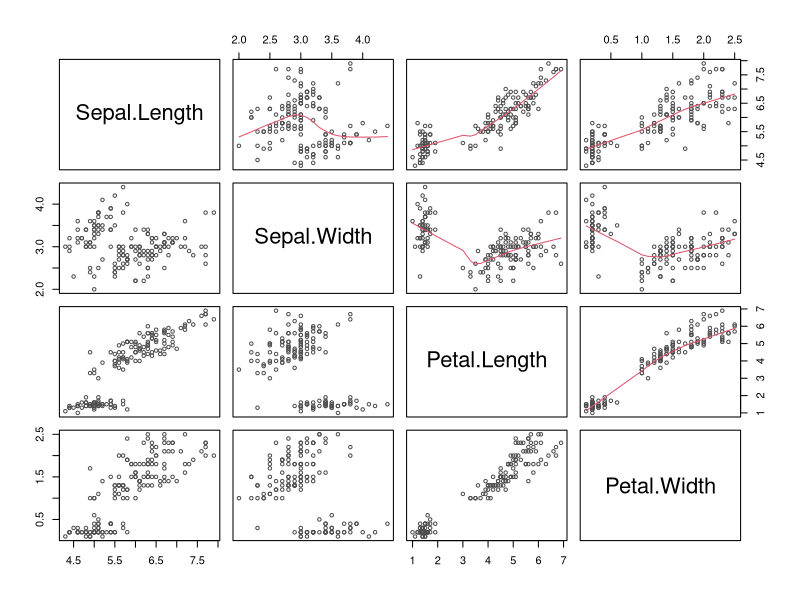

The R source for this figure:
data(iris)
plot(iris[,1:4], pch = 1, cex = 0.7, col = "grey30", upper.panel = panel.smooth)
sapply(iris, class)
as.matrix(iris[1:10,-5])
iris$Species[10] = "bananas"
attributes(iris$Species)
levels(iris$Species)
